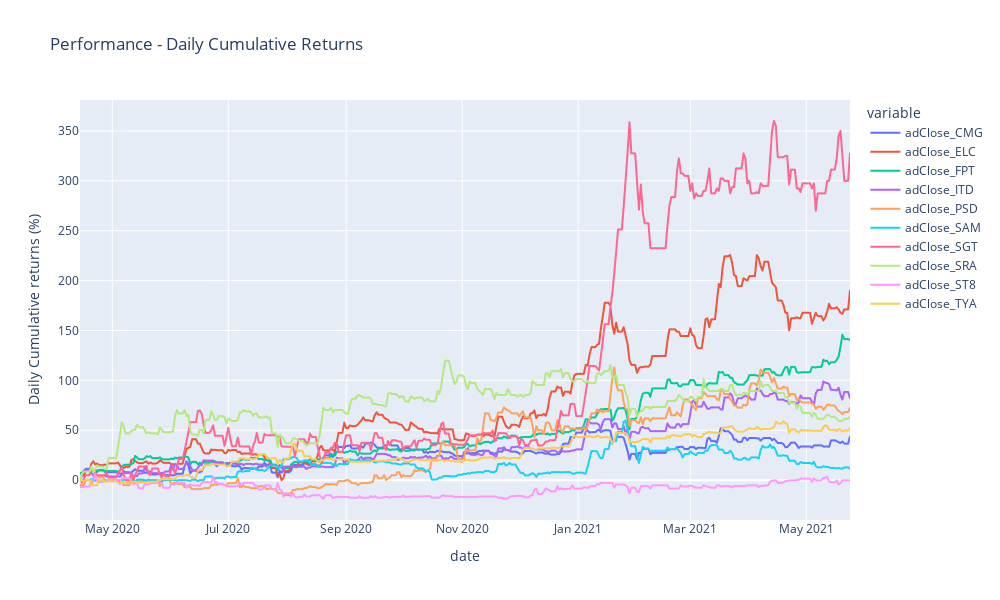

The notebook cell saved with this chart:
### Markdown cell above
## **Gatev Data Normalization**

### Code cell
df_cum_daily_returns_train = gatev_dist.gatev_data_normalize(df_train)

### Figure 1 — Plotly figure (JSON) as saved in the notebook; plotly's stock layout.template omitted (floating-point values rounded to 4 significant figures; data arrays with more than 128 entries replaced by an {"elided": "..."} marker saying what was removed)
{"data": [{"hovertemplate": "variable=adClose_CMG<br>date=%{x}<br>value=%{y}<extra></extra>", "legendgroup": "adClose_CMG", "line": {"color": "#636efa", "dash": "solid"}, "marker": {"symbol": "circle"}, "mode": "lines", "name": "adClose_CMG", "showlegend": true, "type": "scattergl", "x": {"elided": "406 str values"}, "xaxis": "x", "y": {"elided": "406 float values"}, "yaxis": "y"}, {"hovertemplate": "variable=adClose_ELC<br>date=%{x}<br>value=%{y}<extra></extra>", "legendgroup": "adClose_ELC", "line": {"color": "#EF553B", "dash": "solid"}, "marker": {"symbol": "circle"}, "mode": "lines", "name": "adClose_ELC", "showlegend": true, "type": "scattergl", "x": {"elided": "406 str values"}, "xaxis": "x", "y": {"elided": "406 float values"}, "yaxis": "y"}, {"hovertemplate": "variable=adClose_FPT<br>date=%{x}<br>value=%{y}<extra></extra>", "legendgroup": "adClose_FPT", "line": {"color": "#00cc96", "dash": "solid"}, "marker": {"symbol": "circle"}, "mode": "lines", "name": "adClose_FPT", "showlegend": true, "type": "scattergl", "x": {"elided": "406 str values"}, "xaxis": "x", "y": {"elided": "406 float values"}, "yaxis": "y"}, {"hovertemplate": "variable=adClose_ITD<br>date=%{x}<br>value=%{y}<extra></extra>", "legendgroup": "adClose_ITD", "line": {"color": "#ab63fa", "dash": "solid"}, "marker": {"symbol": "circle"}, "mode": "lines", "name": "adClose_ITD", "showlegend": true, "type": "scattergl", "x": {"elided": "406 str values"}, "xaxis": "x", "y": {"elided": "406 float values"}, "yaxis": "y"}, {"hovertemplate": "variable=adClose_PSD<br>date=%{x}<br>value=%{y}<extra></extra>", "legendgroup": "adClose_PSD", "line": {"color": "#FFA15A", "dash": "solid"}, "marker": {"symbol": "circle"}, "mode": "lines", "name": "adClose_PSD", "showlegend": true, "type": "scattergl", "x": {"elided": "406 str values"}, "xaxis": "x", "y": {"elided": "406 float values"}, "yaxis": "y"}, {"hovertemplate": "variable=adClose_SAM<br>date=%{x}<br>value=%{y}<extra></extra>", "legendgroup": "adClose_SAM", "line": {"color": "#19d3f3", "dash": "solid"}, "marker": {"symbol": "circle"}, "mode": "lines", "name": "adClose_SAM", "showlegend": true, "type": "scattergl", "x": {"elided": "406 str values"}, "xaxis": "x", "y": {"elided": "406 float values"}, "yaxis": "y"}, {"hovertemplate": "variable=adClose_SGT<br>date=%{x}<br>value=%{y}<extra></extra>", "legendgroup": "adClose_SGT", "line": {"color": "#FF6692", "dash": "solid"}, "marker": {"symbol": "circle"}, "mode": "lines", "name": "adClose_SGT", "showlegend": true, "type": "scattergl", "x": {"elided": "406 str values"}, "xaxis": "x", "y": {"elided": "406 float values"}, "yaxis": "y"}, {"hovertemplate": "variable=adClose_SRA<br>date=%{x}<br>value=%{y}<extra></extra>", "legendgroup": "adClose_SRA", "line": {"color": "#B6E880", "dash": "solid"}, "marker": {"symbol": "circle"}, "mode": "lines", "name": "adClose_SRA", "showlegend": true, "type": "scattergl", "x": {"elided": "406 str values"}, "xaxis": "x", "y": {"elided": "406 float values"}, "yaxis": "y"}, {"hovertemplate": "variable=adClose_ST8<br>date=%{x}<br>value=%{y}<extra></extra>", "legendgroup": "adClose_ST8", "line": {"color": "#FF97FF", "dash": "solid"}, "marker": {"symbol": "circle"}, "mode": "lines", "name": "adClose_ST8", "showlegend": true, "type": "scattergl", "x": {"elided": "406 str values"}, "xaxis": "x", "y": {"elided": "406 float values"}, "yaxis": "y"}, {"hovertemplate": "variable=adClose_TYA<br>date=%{x}<br>value=%{y}<extra></extra>", "legendgroup": "adClose_TYA", "line": {"color": "#FECB52", "dash": "solid"}, "marker": {"symbol": "circle"}, "mode": "lines", "name": "adClose_TYA", "showlegend": true, "type": "scattergl", "x": {"elided": "406 str values"}, "xaxis": "x", "y": {"elided": "406 float values"}, "yaxis": "y"}], "layout": {"height": 600, "legend": {"title": {"text": "variable"}, "tracegroupgap": 0}, "title": {"text": "Performance - Daily Cumulative Returns"}, "width": 1000, "xaxis": {"anchor": "y", "domain": [0, 1], "title": {"text": "date"}}, "yaxis": {"anchor": "x", "domain": [0, 1], "title": {"text": "Daily Cumulative returns (%)"}}}}
